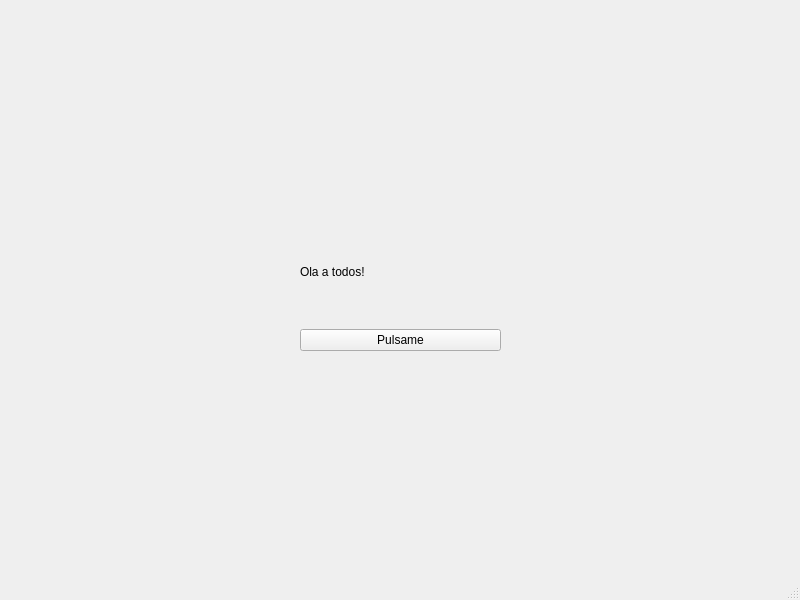
<?xml version="1.0" encoding="UTF-8"?>
<ui version="4.0">
 <class>FiestraPrincipal</class>
 <widget class="QMainWindow" name="FiestraPrincipal">
  <property name="geometry">
   <rect>
    <x>0</x>
    <y>0</y>
    <width>800</width>
    <height>600</height>
   </rect>
  </property>
  <property name="windowTitle">
   <string>MainWindow</string>
  </property>
  <widget class="QWidget" name="centralwidget">
   <widget class="QWidget" name="verticalLayoutWidget">
    <property name="geometry">
     <rect>
      <x>300</x>
      <y>220</y>
      <width>201</width>
      <height>131</height>
     </rect>
    </property>
    <layout class="QVBoxLayout" name="verticalLayout">
     <item>
      <widget class="QLabel" name="etiqueta">
       <property name="text">
        <string>Ola a todos!</string>
       </property>
      </widget>
     </item>
     <item>
      <widget class="QPushButton" name="boton">
       <property name="text">
        <string>Pulsame</string>
       </property>
      </widget>
     </item>
    </layout>
   </widget>
  </widget>
  <widget class="QMenuBar" name="menubar">
   <property name="geometry">
    <rect>
     <x>0</x>
     <y>0</y>
     <width>800</width>
     <height>22</height>
    </rect>
   </property>
  </widget>
  <widget class="QStatusBar" name="statusbar"/>
 </widget>
 <resources/>
 <connections>
  <connection>
   <sender>boton</sender>
   <signal>clicked()</signal>
   <receiver>FiestraPrincipal</receiver>
   <slot>close()</slot>
   <hints>
    <hint type="sourcelabel">
     <x>400</x>
     <y>359</y>
    </hint>
    <hint type="destinationlabel">
     <x>399</x>
     <y>299</y>
    </hint>
   </hints>
  </connection>
 </connections>
</ui>
